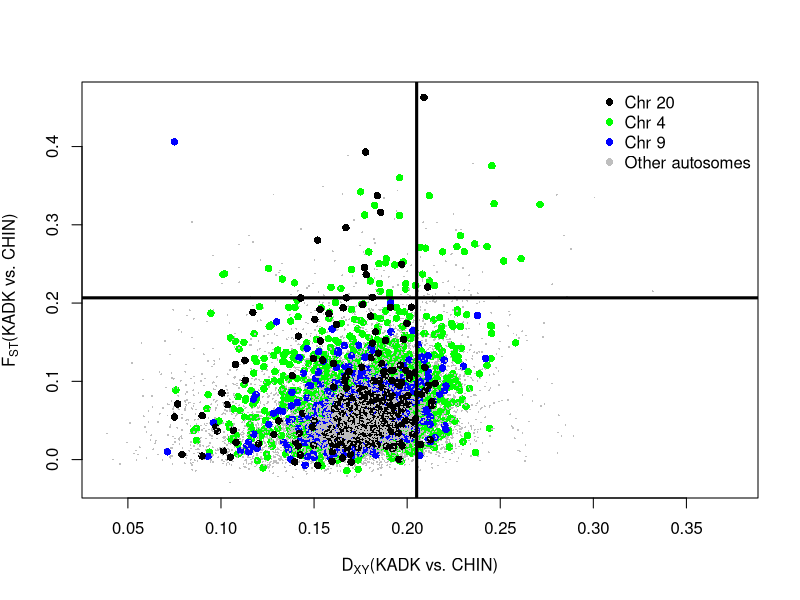

The R script that drew this image:
read.table("dxy.txt",header=T)->B
tiff("dxy_fst.tiff",width=1500,height=1500,res=150)
plot(B$dxy_KADK_CHIN,B$Fst_KADK_CHIN,ylab=expression(paste("F"[ST]*"(KADK vs. CHIN)")),xlab=expression(paste("D"[XY]*"(KADK vs. CHIN)")),col=ifelse(B$scaffold %in% "20","black",ifelse(B$scaffold %in% "4","green",ifelse(B$scaffold %in% "9","blue","grey"))),cex=ifelse(B$scaffold %in% "20",1,ifelse(B$scaffold %in% "4",1,ifelse(B$scaffold %in% "9",1,0.25))),pch=16)
legend("topright",legend=c("Chr 20","Chr 4","Chr 9","Other autosomes"),col=c("black","green","blue","grey"),cex=1,pch=16,bty = "n",)
abline(v=0.2051,col="black",lwd=3,cex=2)
abline(h=0.2067,col="black",lwd=3,cex=2)
dev.off()


